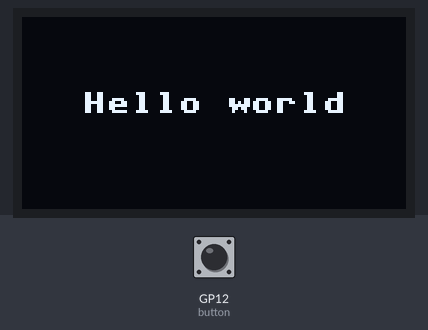
Recording of a program running on a simulated Raspberry Pi Pico running MicroPython. Shown: 128×64 one-colour display. The test bench sets the inputs (shaded band); at power-on: GP12 (button) HIGH.

Above: at 5.0 s.
5.1 s: GP12 (button) pulled LOW for 1 s
At 6.4 s:
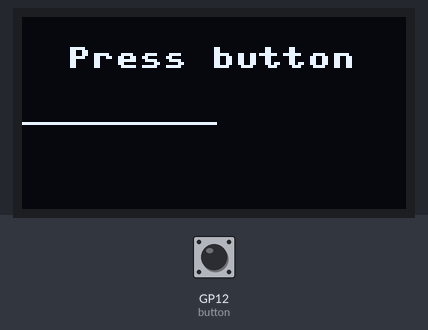
7.6 s: GP12 (button) pulled LOW for 0.15 s
At 8.5 s:
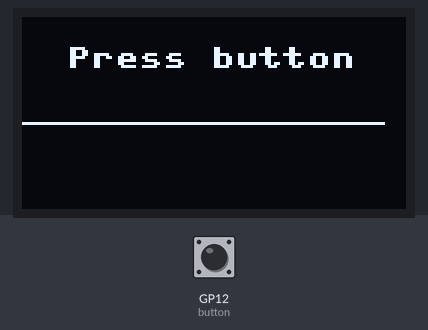
9.2 s: GP12 (button) pulled LOW for 0.15 s
At 9.7 s:
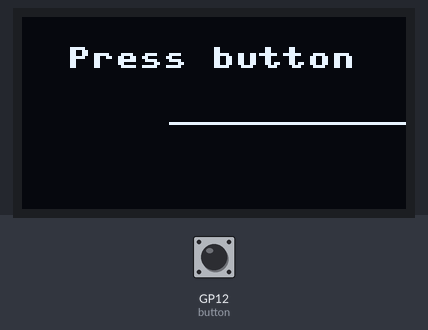
10.8 s: GP12 (button) pulled LOW for 1 s
At 13.0 s:
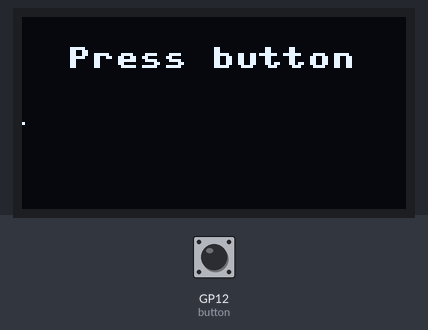
Timing chart, 0 to 14.3 s (numbered marks = the images above; inputs shaded):
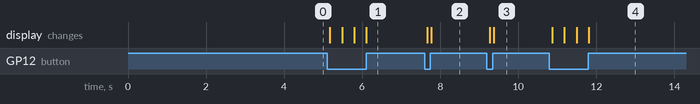

Measured:
- after the input at 5.1 s, the display: first changes after 0.07 s (image 1 shows a later state)
- after the input at 7.6 s, the display: first changes after 0.07 s (image 2 shows a later state)
- after the input at 9.2 s, the display: first changes after 0.07 s (image 3 shows a later state)
- after the input at 10.8 s, the display: first changes after 0.07 s (image 4 shows a later state)

The program:

button-press.py
```python
import time
from machine import UART, Pin, I2C, Timer, ADC
from ssd1306 import SSD1306_I2C

# Wiring and connecting
button = Pin(12, Pin.IN, Pin.PULL_UP)
i2c=I2C(1, scl=Pin(15), sda=Pin(14), freq=400000)
oled_width = 128
oled_height = 64
oled = SSD1306_I2C(oled_width, oled_height, i2c)


#Displaying texts
oled.fill(0)
oled.text('Hello world', 20, 25, 1)
oled.show()

oled.fill(0)
oled.text('Press button', 15, 10, 1)

#Button check Loop
while button() == 1:
    time.sleep(0.05)

# Display update
oled.show()

#Drawing loop
x = 0
colour = 1
update = False

while True:
    if button() == 0:
        # Draws a line from x-axis, y-axis is set to 35, and what color
        oled.pixel(x, 35, colour)

        # update rate. the lower number the more it updates, the slower drawing
        if x % 8 == 0:
            oled.show()

        # pixels added (space between pixels)
        x += 1

        # If line reaches max width
        if x >= 128:

            # it starts to draw from min width
            x = 0

            # colour = colour ^ 1
            # idk how to use ^1 so I made it how I understands it
            colour = 1 - colour

    else:
        if update:
            update = False
            oled.show()
            
```
